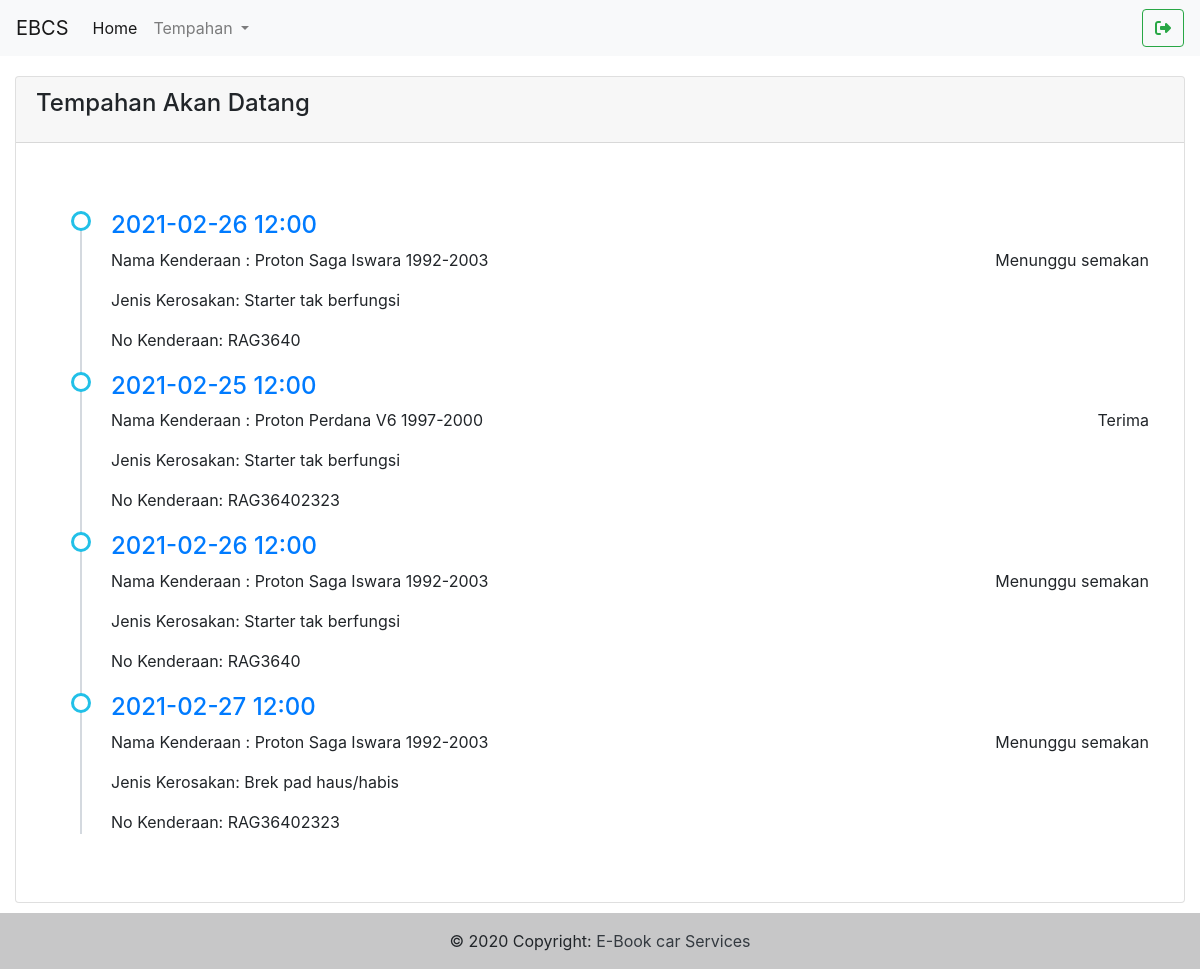
The app's page /user/index.php (signed in), older data.
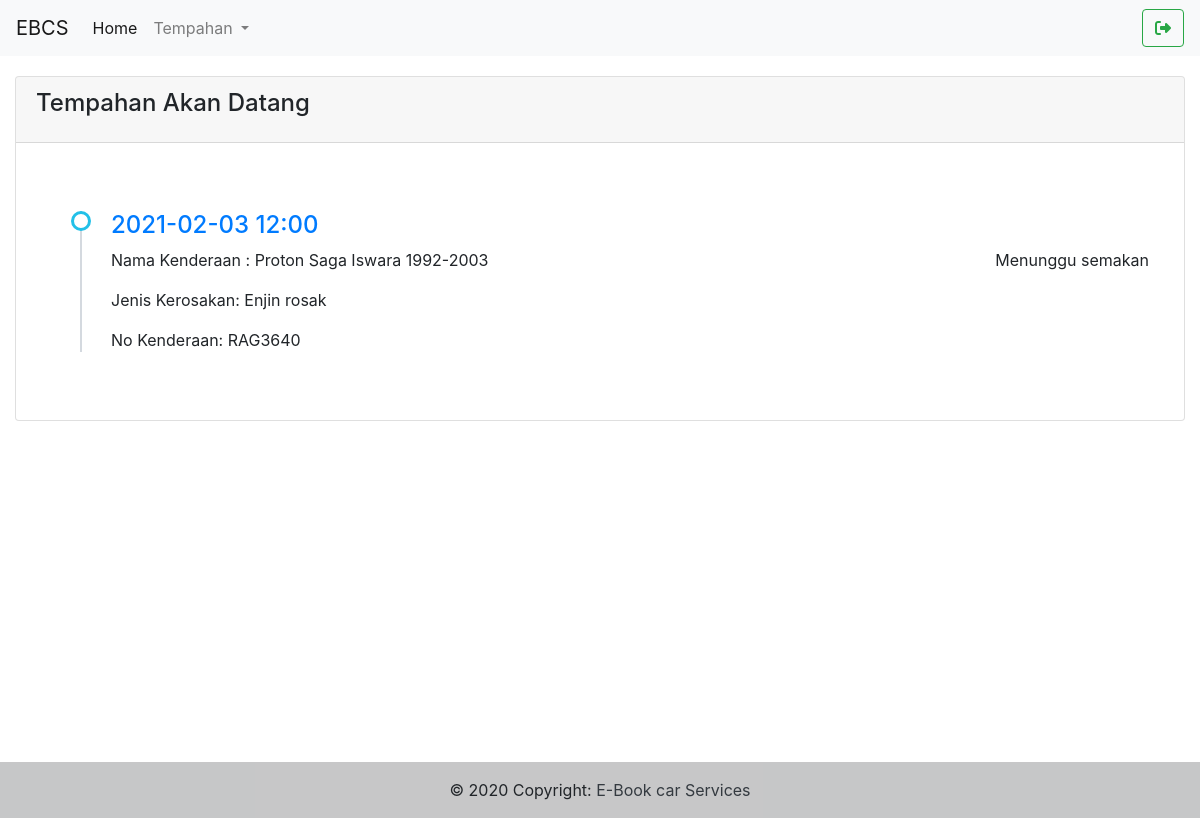
The same page, newer data.
### tables this page shows
CREATE TABLE `tempahan_servis` (
  `id` int(11) NOT NULL,
  `no_tempahan` varchar(255) NOT NULL,
  `id_user` int(11) NOT NULL,
  `nama` varchar(255) NOT NULL,
  `ic` varchar(255) NOT NULL,
  `no_telefon` varchar(255) NOT NULL,
  `no_kenderaan` varchar(255) NOT NULL,
  `jenis_kenderaan` varchar(255) NOT NULL,
  `jenis_masalah` varchar(255) NOT NULL,
  `tarikh_masa_tempahan` varchar(255) NOT NULL,
  `status` varchar(255) NOT NULL
);

CREATE TABLE `tbl_status` (
  `id` int(11) NOT NULL,
  `status` varchar(50) NOT NULL
);

CREATE TABLE `jenis_kenderaan` (
  `id` int(11) NOT NULL,
  `nama_kenderaan` varchar(255) NOT NULL
);

CREATE TABLE `masalah_kenderaan` (
  `id` int(11) NOT NULL,
  `jenis_masalah` varchar(255) NOT NULL
);

### user/index.php (the view, shortened to what this page needs)
<?php
include 'template/header.php';
include 'config.php';
?>
<div class="card">
    <div class="card-header">
        <h4 class="card-title">Tempahan Akan Datang</h4>
    </div>
    <div class="card-body">
        <div class="container mt-5 mb-5">
            <ul class="timeline">
                <?php
                $sql = "SELECT t.id, t.no_kenderaan, t.status as status_t, t.tarikh_masa_tempahan, j.nama_kenderaan, m.jenis_masalah, s.status
                FROM tempahan_servis as t
                JOIN jenis_kenderaan as j
                ON t.jenis_kenderaan = j.id
                JOIN masalah_kenderaan as m
                ON t.jenis_masalah = m.id
                JOIN tbl_status as s
                ON t.status = s.id
                WHERE t.status = 1 OR t.status = 2 AND id_user = " . $_SESSION['id'] . "";
                $result = $conn->query($sql);
                if ($result->num_rows > 0) {
                    while ($row = $result->fetch_assoc()) {
                ?>
                        <li>
                            <a target="_blank" href="#">
                                <h4><?= $row['tarikh_masa_tempahan'] ?></h4>
                            </a>
                            <div class="float-right"><?= $row['status'] ?></div>
                            <p>
                                Nama Kenderaan : <?= $row['nama_kenderaan'] ?>
                            </p>
                            <p>
                                Jenis Kerosakan: <?= $row['jenis_masalah'] ?>
                            </p>
                            <p>
                                No Kenderaan: <?= $row['no_kenderaan'] ?>
                            </p>
                        </li>
                    <?php
                    }
                } else {
                    ?>
                    <h4 class="text-center">Tiada tempahan.</h4>
                <?php
                }
                ?>
            </ul>
        </div>
    </div>
</div>
<?php include 'template/footer.php'; ?>

### user/template/header.php (shortened to what this page needs)
<!DOCTYPE html>
<html lang="en">
<head>
    <link rel="stylesheet" href="https://cdn.jsdelivr.net/npm/bootstrap@4.6.0/dist/css/bootstrap.min.css">
    <link rel="stylesheet" href="https://cdn.datatables.net/1.10.23/css/jquery.dataTables.min.css">
    <link rel="stylesheet" href="https://cdn.jsdelivr.net/npm/flatpickr/dist/flatpickr.min.css">
    <link rel="stylesheet" href="../assets/css/timeline.css">
</head>
<body>
    <nav class="navbar navbar-expand-lg navbar-light bg-light">
        <a class="navbar-brand" href="#">EBCS</a>
        <div class="collapse navbar-collapse" id="navbarSupportedContent">
            <ul class="navbar-nav mr-auto">
                <li class="nav-item active">
                    <a class="nav-link" href="index.php">Home<span class="sr-only">(current)</span></a>
                </li>
                <li class="nav-item dropdown">
                    <a class="nav-link dropdown-toggle" href="#" id="navbarDropdown" role="button" data-toggle="dropdown" aria-haspopup="true" aria-expanded="false">
                        Tempahan
                    </a>
                </li>
            </ul>
            <div class="form-inline my-2 my-lg-0">
                <a href="../controllers/logout.php" class="btn btn-outline-success my-2 my-sm-0"><i class="fas fa-sign-out-alt    "></i></a>
            </div>
        </div>
    </nav>
    <div class="content-body">

### user/template/footer.php (shortened to what this page needs)
</div>
<footer class="bg-light text-center text-lg-start">
    <div class="text-center p-3" style="background-color: rgba(0, 0, 0, 0.2);">
        © 2020 Copyright:
        <a class="text-dark" href="#">E-Book car Services</a>
    </div>
</footer>
</body>
</html>

### assets/css/timeline.css (style rules this page uses)
ul.timeline { list-style-type: none; position: relative; }
ul.timeline:before { content: ' '; background: #d4d9df; display: inline-block; position: absolute; left: 29px; width: 2px; height: 100%; z-index: 400; }
ul.timeline > li { margin: 20px 0; padding-left: 20px; }
ul.timeline > li:before { content: ' '; background: white; display: inline-block; position: absolute; border-radius: 50%; border: 3px solid #22c0e8; left: 20px; width: 20px; height: 20px; z-index: 400; }

### user/template/header.php (style rules this page uses)
.content-body { margin: 10px 0 10px; padding: 10px 15px 0px; min-height: calc(100vh - calc(3.5rem + 1px) - calc(3.5rem + 1px)); }

Row changes from the older to the newer data that the page shows:
removed tempahan_servis: tarikh_masa_tempahan "2021-02-26 12:00", tbl_status.status "Menunggu semakan", jenis_kenderaan.nama_kenderaan "Proton Saga Iswara 1992-2003", masalah_kenderaan.jenis_masalah "Starter tak berfungsi", no_kenderaan "RAG3640"
removed tempahan_servis: tarikh_masa_tempahan "2021-02-25 12:00", tbl_status.status "Terima", jenis_kenderaan.nama_kenderaan "Proton Perdana V6 1997-2000", masalah_kenderaan.jenis_masalah "Starter tak berfungsi", no_kenderaan "RAG36402323"
removed tempahan_servis: tarikh_masa_tempahan "2021-02-26 12:00", tbl_status.status "Menunggu semakan", jenis_kenderaan.nama_kenderaan "Proton Saga Iswara 1992-2003", masalah_kenderaan.jenis_masalah "Starter tak berfungsi", no_kenderaan "RAG3640"
removed tempahan_servis: tarikh_masa_tempahan "2021-02-27 12:00", tbl_status.status "Menunggu semakan", jenis_kenderaan.nama_kenderaan "Proton Saga Iswara 1992-2003", masalah_kenderaan.jenis_masalah "Brek pad haus/habis", no_kenderaan "RAG36402323"
added tempahan_servis: tarikh_masa_tempahan "2021-02-03 12:00", tbl_status.status "Menunggu semakan", jenis_kenderaan.nama_kenderaan "Proton Saga Iswara 1992-2003", masalah_kenderaan.jenis_masalah "Enjin rosak", no_kenderaan "RAG3640"
